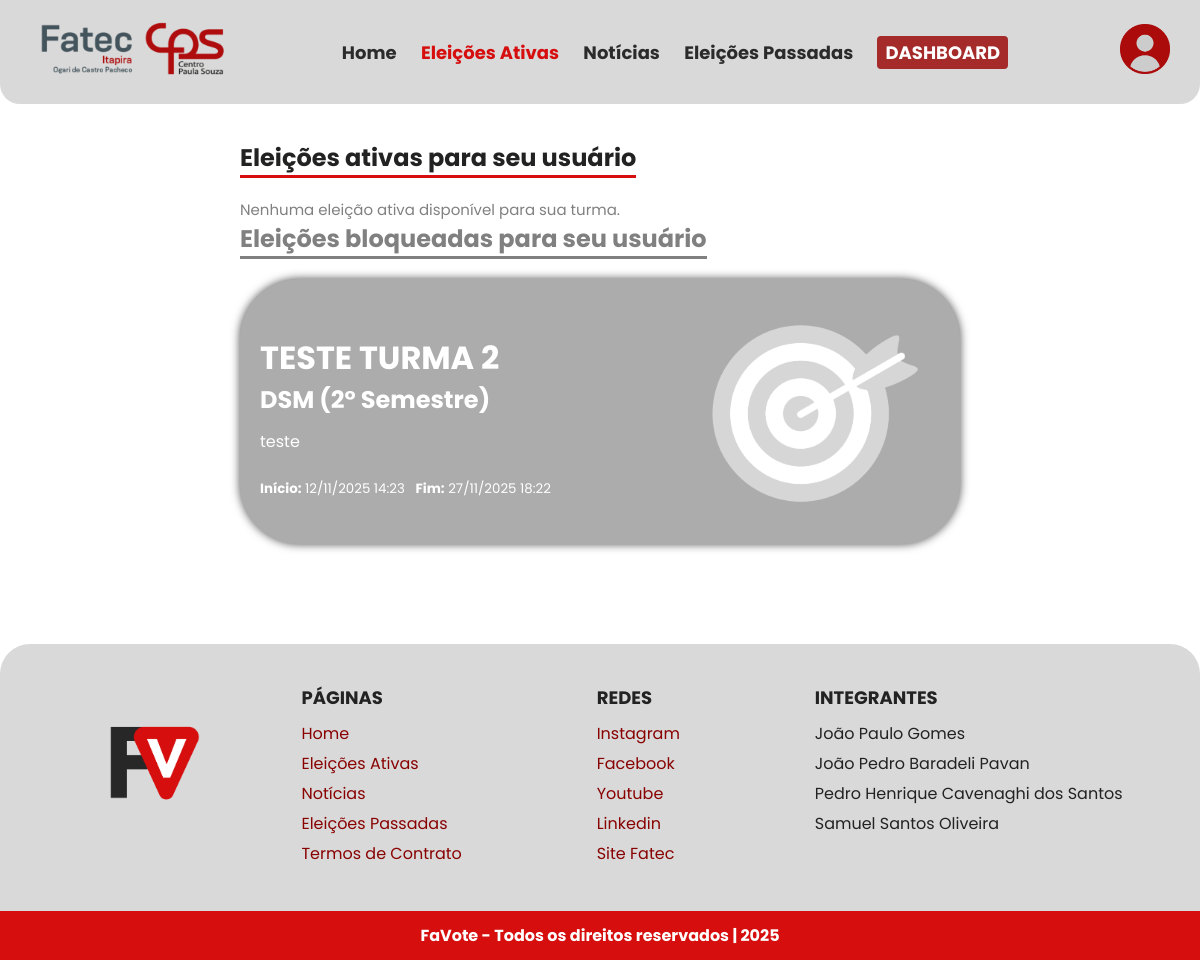
Page /Pages/eleAtive.php (signed in) on the earlier database version.
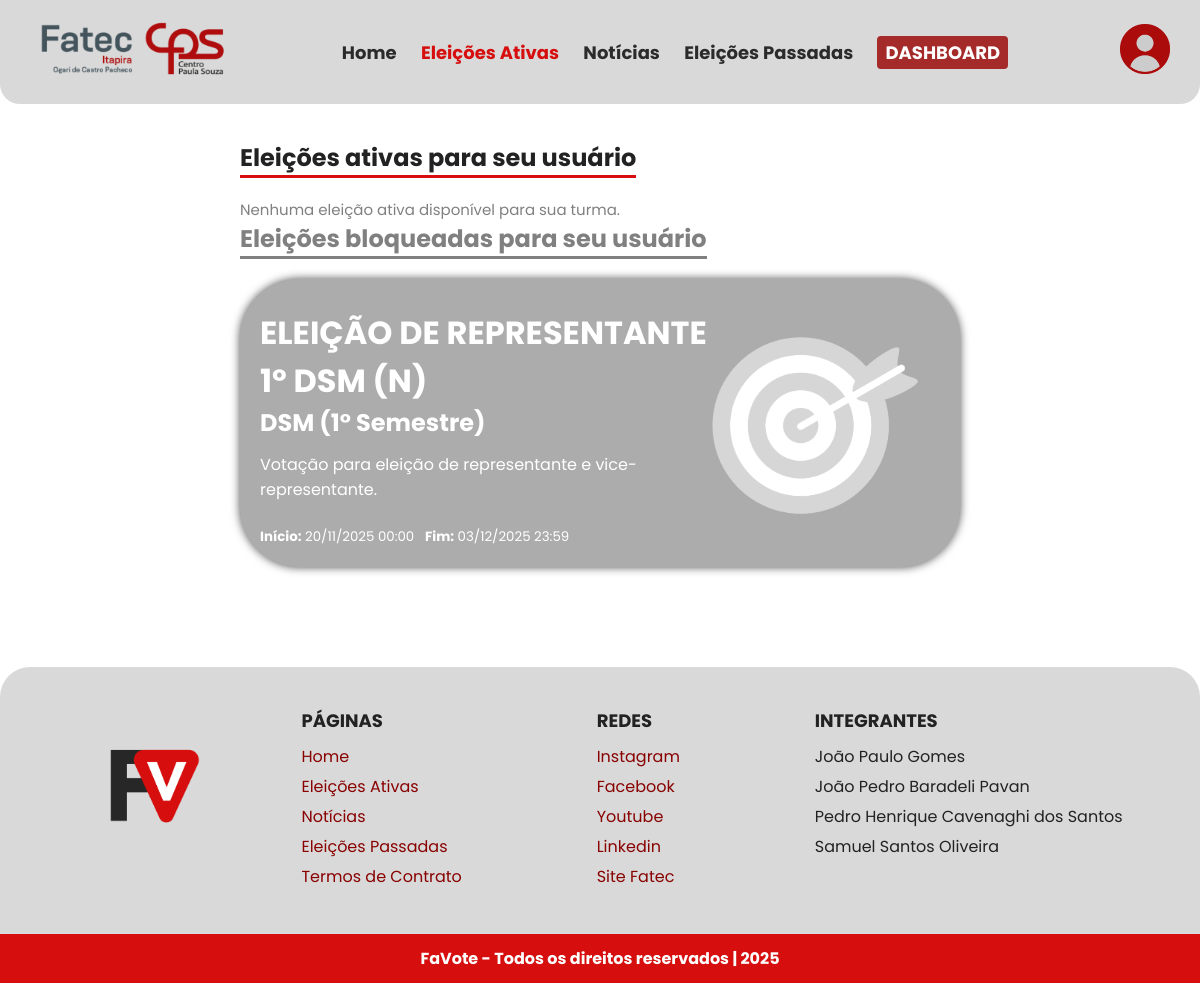
Same page on the later database version.
### tables this page shows
CREATE TABLE `eleicoes` (
  `id` int(11) NOT NULL,
  `titulo` varchar(100) NOT NULL,
  `descricao` text DEFAULT NULL,
  `dataPostagem` datetime NOT NULL DEFAULT current_timestamp(),
  `data_inicio` datetime NOT NULL,
  `data_fim` datetime NOT NULL,
  `ativa` tinyint(1) DEFAULT 1,
  `turma_id` int(11) NOT NULL
);

CREATE TABLE `cursos` (
  `id` int(11) NOT NULL,
  `nome` varchar(50) NOT NULL
);

CREATE TABLE `semestres` (
  `id` int(11) NOT NULL,
  `nome` varchar(20) NOT NULL
);

### Pages/eleAtive.php (the view, shortened to what this page needs)
<?php
require '../php/config.php';
$turmaUsuario = isset($_SESSION['turma_id']) ? $_SESSION['turma_id'] : 0;
$sqlAtivas = "
SELECT
    e.*,
    c.nome AS curso_nome,
    s.nome AS semestre_nome
FROM eleicoes e
INNER JOIN turmas t ON e.turma_id = t.id
INNER JOIN cursos c ON t.curso_id = c.id
INNER JOIN semestres s ON t.semestre_id = s.id
WHERE e.ativa = 1 AND e.turma_id = ?
";
$stmtAtivas = $conexao->prepare($sqlAtivas);
$stmtAtivas->bind_param("i", $turmaUsuario);
$stmtAtivas->execute();
$resultAtivas = $stmtAtivas->get_result();
$sqlBloqueadas = "
SELECT
    e.*,
    c.nome AS curso_nome,
    s.nome AS semestre_nome
FROM eleicoes e
INNER JOIN turmas t ON e.turma_id = t.id
INNER JOIN cursos c ON t.curso_id = c.id
INNER JOIN semestres s ON t.semestre_id = s.id
WHERE e.ativa = 1 AND e.turma_id != ?
";
$stmtBloqueadas = $conexao->prepare($sqlBloqueadas);
$stmtBloqueadas->bind_param("i", $turmaUsuario);
$stmtBloqueadas->execute();
$resultBloqueadas = $stmtBloqueadas->get_result();
?>
<!DOCTYPE html>
<html lang="pt-br">
<head>
    <link rel="stylesheet" href="../Styles/eleAtive.css">
    <link rel="stylesheet" href="https://cdnjs.cloudflare.com/ajax/libs/animate.css/4.1.1/animate.min.css" />
    <link rel="stylesheet" href="https://cdnjs.cloudflare.com/ajax/libs/font-awesome/6.5.0/css/all.min.css">
</head>
<body>
    <header class="header">
        <div class="logo"><img src="../Images/logofatec.png" width="190"></div>
        <nav class="nav">
            <a href="home.php">Home</a>
            <a href="eleAtive.php" class="active">Eleições Ativas</a>
            <a href="news.php">Notícias</a>
            <a href="elePassa.php">Eleições Passadas</a>
            <?php
            $emailLogado = $_SESSION['user_email'] ?? null;
            ?>
            <?php if ($emailLogado === 'admin@fatec.sp.gov.br'): ?>
                <a href="dashboard.php"
                    style="background-color: brown; color: white; padding: 4px 8px; border-radius: 4px; text-decoration: none; transition: background-color 0.6s ease;"
                    onmouseover="this.style.backgroundColor='#631212'" onmouseout="this.style.backgroundColor='brown'">
                    DASHBOARD
                </a>
            <?php endif; ?>
        </nav>
        <div class="user-icon">
            <img src="../Images/user.png" width="50" alt="user" />
        </div>
    </header>
    <main class="main-content">
        <h2>Eleições ativas para seu usuário</h2>
        <?php if ($resultAtivas->num_rows > 0): ?>
            <?php
            $temEleicaoDisponivel = false;
            while ($eleicao = $resultAtivas->fetch_assoc()): ?>
                <?php
                $dataInicio = strtotime($eleicao['data_inicio']);
                $periodo_candidatura_aberto = (time() < $dataInicio + (7 * 24 * 60 * 60));
                ?>
                <?php if (!$periodo_candidatura_aberto): ?>
                    <?php $temEleicaoDisponivel = true;  ?>
                    <a href="votacao.php?id=<?php echo $eleicao['id']; ?>" style="text-decoration: none;">
                        <section class="main-vote">
                            <div class="vote-box">
                                <h1><?php echo strtoupper($eleicao['titulo']); ?></h1><br>
                                <h2 style="border-bottom: none; margin-top: -35px; margin-bottom: 12px; font-size: 24px;">
                                    <?php echo $eleicao['curso_nome'] . " (" . $eleicao['semestre_nome'] . ")"; ?>
                                </h2>
                                <p><?php echo htmlspecialchars($eleicao['descricao']); ?></p><br>
                                <small>
                                    <p>
                                        <strong>Início:</strong>
                                        <?php echo date('d/m/Y H:i', strtotime($eleicao['data_inicio'])); ?>
                                        &nbsp;
                                        <strong>Fim:</strong> <?php echo date('d/m/Y H:i', strtotime($eleicao['data_fim'])); ?>
                                    </p>
                                </small>
                            </div>
                            <div class="vote-img">
                                <img src="../Images/imgAlvo.png" width="310">
                            </div>
                        </section>
                    </a>
                <?php endif; ?>
            <?php endwhile; ?>
            <?php if (!$temEleicaoDisponivel): ?>
                <p style="color: gray; font-size: 15px; margin-bottom: 20px;">
                    Nenhuma eleição ativa disponível para sua turma.
                </p>
            <?php endif; ?>
        <?php else: ?>
            <p style="color: gray; font-size: 15px;">Nenhuma eleição ativa disponível para sua turma.</p>
        <?php endif; ?>
        <h2 style="color: gray; border-bottom: 3px solid gray;">Eleições bloqueadas para seu usuário</h2>
        <?php if ($resultBloqueadas->num_rows > 0): ?>
            <?php while ($eleicao = $resultBloqueadas->fetch_assoc()): ?>
                <section class="main-vote2">
                    <div class="vote-box">
                        <h1><?php echo strtoupper($eleicao['titulo']); ?></h1><br>
                        <h4 style="margin-top: -35px; margin-bottom: 12px; font-size: 24px;">
                            <?php echo $eleicao['curso_nome'] . " (" . $eleicao['semestre_nome'] . ")"; ?></h3>
                            <p><?php echo htmlspecialchars($eleicao['descricao']); ?></p><br>
                            <small>
                                <p>
                                    <strong>Início:</strong>
                                    <?php echo date('d/m/Y H:i', strtotime($eleicao['data_inicio'])); ?>
                                    <strong>Fim:</strong> <?php echo date('d/m/Y H:i', strtotime($eleicao['data_fim'])); ?>
                                </p>
                            </small>
                    </div>
                    <div class="vote-img">
                        <img style="margin-top: 5px;" src="../Images/imgAlvo2.png" width="310">
                    </div>
                </section>
            <?php endwhile; ?>
        <?php else: ?>
            <p style="color: gray; font-size: 15px;">Nenhuma eleição bloqueada encontrada.</p>
        <?php endif; ?>
    </main>
    <footer class="footer">
        <div class="footer-top">
            <div class="footer-logo">
                <img src="../Images/logoFaVote.png" width="70">
            </div>
            <div class="footer-links">
                <div>
                    <h4>PÁGINAS</h4>
                    <ul>
                        <li><a href="home.php">Home</a></li>
                        <li><a href="eleAtive.php">Eleições Ativas</a></li>
                        <li><a href="news.php">Notícias</a></li>
                        <li><a href="elepassa.php">Eleições Passadas</a></li>
                        <li><a href="termos.php">Termos de Contrato</a></li>
                    </ul>
                </div>
                <div>
                    <h4>REDES</h4>
                    <ul>
                        <li><a href="https://www.instagram.com/fatecdeitapira?igsh=MWUzNXMzcWNhZzB4Ng=="
                                target="_blank">Instagram</a></li>
                        <li><a href="https://www.facebook.com/share/16Y3jKo71m/" target="_blank">Facebook</a></li>
                        <li><a href="https://www.youtube.com/@fatecdeitapiraogaridecastr2131"
                                target="_blank">Youtube</a></li>
                        <li><a href="https://www.linkedin.com/school/faculdade-estadual-de-tecnologia-de-itapira-ogari-de-castro-pacheco/about/"
                                target="_blank">Linkedin</a></li>
                        <li><a href="https://fatecitapira.cps.sp.gov.br/" target="_blank">Site Fatec</a></li>
                    </ul>
                </div>
                <div>
                    <h4>INTEGRANTES</h4>
                    <ul>
                        <li>João Paulo Gomes</li>
                        <li>João Pedro Baradeli Pavan</li>
                        <li>Pedro Henrique Cavenaghi dos Santos</li>
                        <li>Samuel Santos Oliveira</li>
                    </ul>
                </div>
            </div>
        </div>
        <div class="footer-bottom">
            FaVote - Todos os direitos reservados | 2025
        </div>
    </footer>
</body>
</html>

### Styles/eleAtive.css (style rules this page uses)
* { box-sizing: border-box; font-family: 'Poppins'; margin: 0; padding: 0; }
body { background: #fff; color: #222; animation: fadeIn; animation-duration: 1s; scroll-behavior: smooth; display: flex; flex-direction: column; margin: 0; padding: 0; min-height: 100vh; }
.header { display: flex; align-items: center; justify-content: space-between; background: #d9d9d9; padding: 20px 30px; border-radius: 0 0 20px 20px; position: relative; }
.logo { margin-left: 10px; }
.nav a { margin: 0 10px; text-decoration: none; color: #2b2b2b; font-weight: bold; font-size: 18px; }
.nav a.active { color: #D60E0E; }
.user-icon img { cursor: pointer; filter: brightness(80%); }
.main-content { width: 60%; margin: 3% 20% 0% 20%; }
.main-content h2 { font-size: 24px; border-bottom: 3px solid #D60E0E; width: fit-content; margin-bottom: 20px; }
.vote-box { max-width: 600px; }
.vote-box h1 { font-size: 32px; margin-bottom: 10px; }
.vote-img { flex-shrink: 0; display: flex; justify-content: flex-end; align-items: center; max-width: 30%; margin-right: 40px; }
.vote-img img { width: 100%; height: auto; max-height: 100%; object-fit: contain; }
.main-vote2 { display: flex; justify-content: space-between; align-items: center; background: #acacac; color: white; border-radius: 60px; box-shadow: 0px 0px 10px rgba(0, 0, 0, 0.7); padding: 30px 0 20px 20px; margin-bottom: 40px; transition: 0.3s; }
.footer { margin-top: 60px; background: #d9d9d9; border-radius: 30px 30px 0 0; overflow: hidden; font-size: 16px; }
.footer-top { display: flex; justify-content: space-between; padding: 40px; flex-wrap: wrap; }
.footer-logo { font-size: 48px; font-weight: bold; margin: auto; transform: scale(1.5); }
.footer-links { justify-content: space-around; display: flex; gap: 60px; width: 80%; }
.footer-links h4 { font-size: 18px; margin-bottom: 10px; }
.footer-links ul { list-style: none; padding: 0; margin: 0; }
.footer-links li { margin-bottom: 5px; }
.footer-links a { text-decoration: none; color: #880000; transition: 1s; }
.footer-bottom { text-align: center; background: #D60E0E; color: white; padding: 12px; font-weight: bold; }

Differences in the rows shown:
removed eleicoes: titulo "TESTE TURMA 2", cursos.nome "DSM", semestres.nome "2° Semestre", descricao "teste", data_inicio "12/11/2025 14:23", data_fim "27/11/2025 18:22"
added eleicoes: titulo "ELEIÇÃO DE REPRESENTANTE 1º DSM (N)", cursos.nome "DSM", semestres.nome "1° Semestre", descricao "Votação para eleição de representante e vice-representante.", data_inicio "20/11/2025 00:00", data_fim "03/12/2025 23:59"
